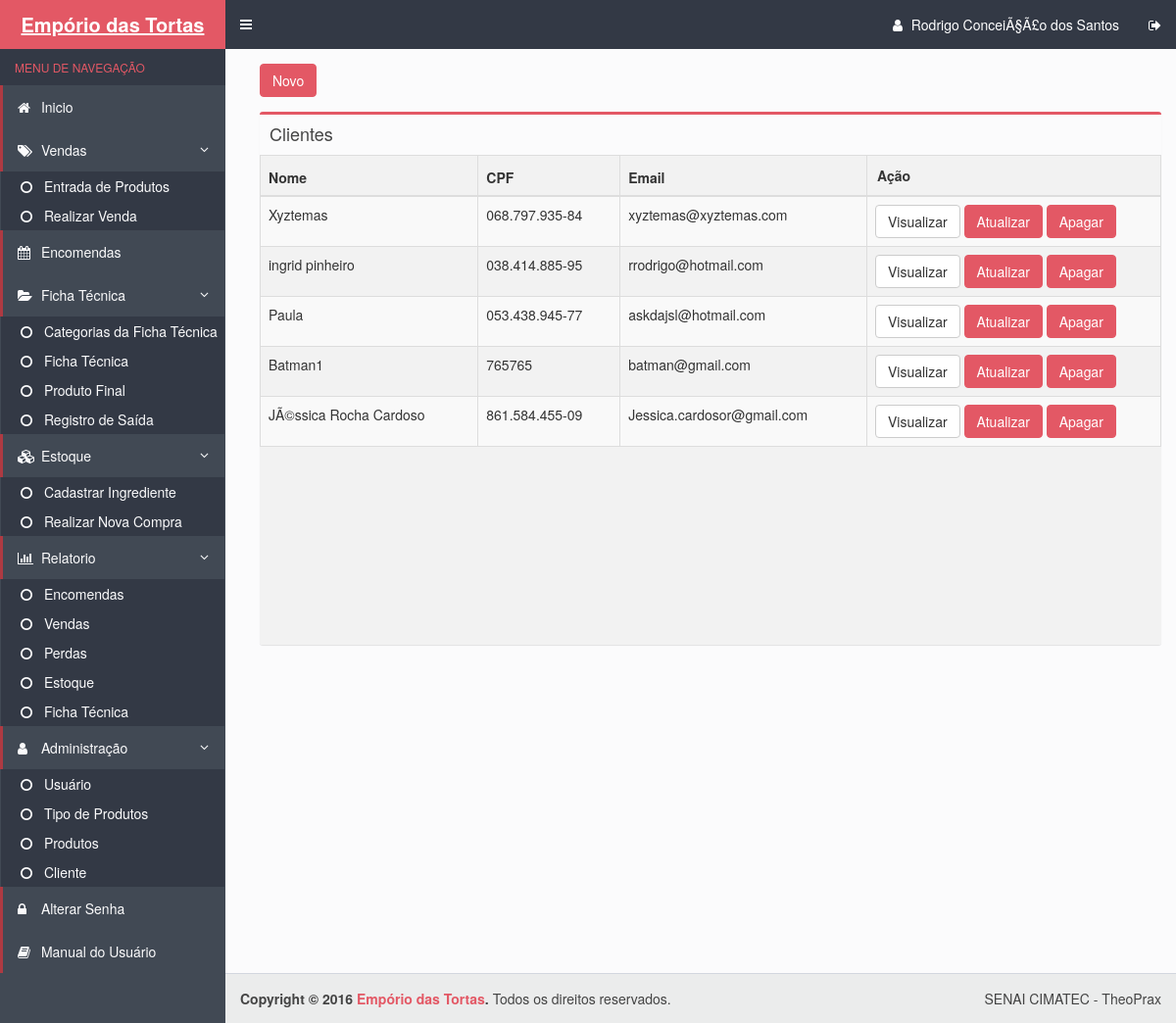
Before: /cliente.php (signed in) with the older database file.
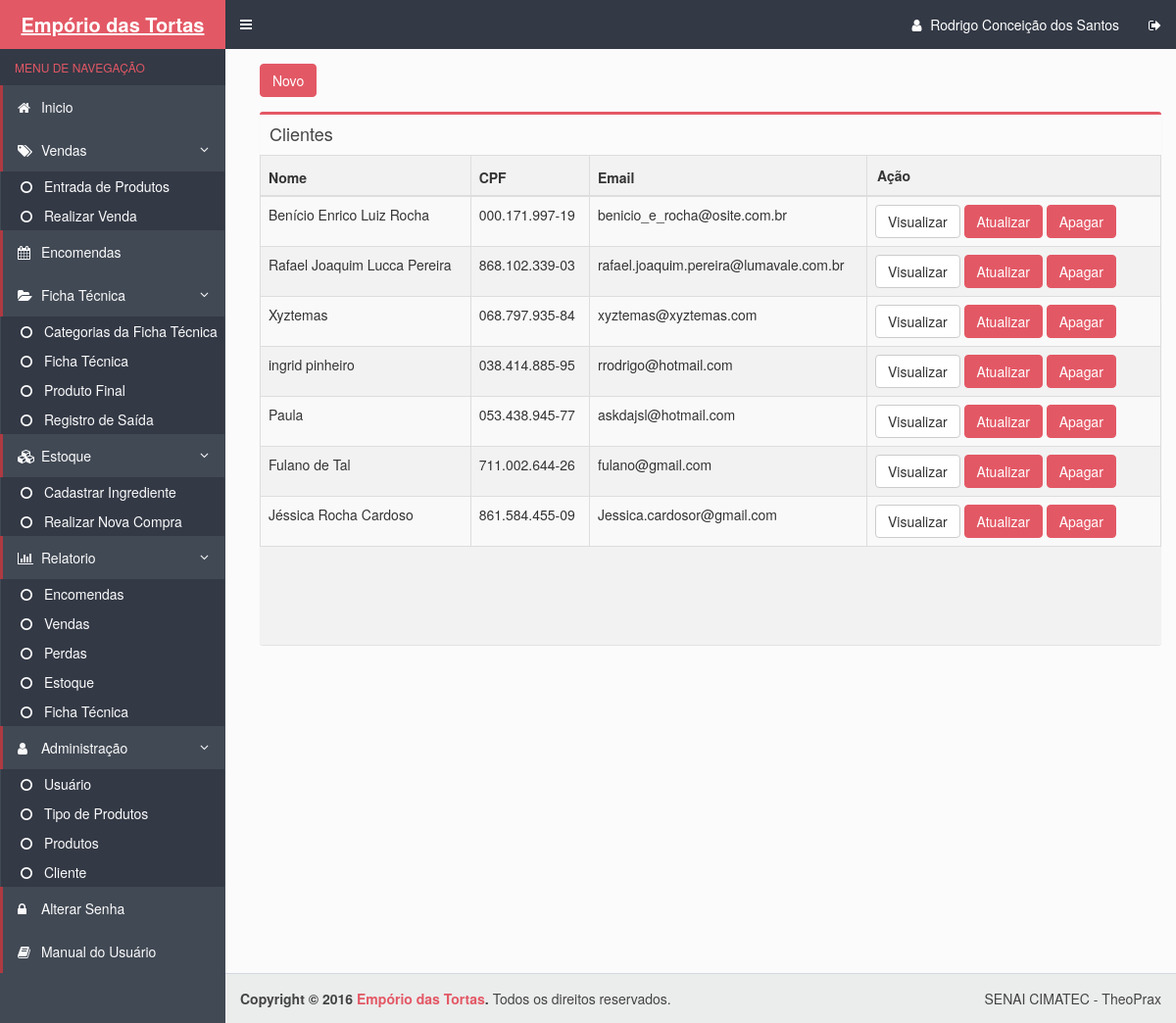
After: the same page with the newer database file.
### tables this page shows
CREATE TABLE IF NOT EXISTS `clientes` (
  `cod_cliente` int(11) NOT NULL AUTO_INCREMENT,
  `nome` varchar(100) NOT NULL,
  `cpf` varchar(14) NOT NULL,
  `email` varchar(150) DEFAULT NULL,
  `telefone` varchar(15) DEFAULT NULL,
  `endereco` varchar(400) DEFAULT NULL,
  `cnpj` varchar(19) NOT NULL,
  `celular` varchar(15) DEFAULT NULL,
  `whats` enum('f','t') NOT NULL DEFAULT 'f',
  `ponto_referencia` varchar(100) NOT NULL,
  `categoria_cliente` varchar(30) NOT NULL,
  PRIMARY KEY (`cod_cliente`),
  UNIQUE KEY `cpf_2` (`cpf`),
  UNIQUE KEY `cpf` (`cpf`,`email`)
);

### cliente.php (the view, shortened to what this page needs)
<!DOCTYPE html>
 <html>
  <head>
    <link rel="stylesheet" href="bootstrap/css/bootstrap.css">
    <link rel="stylesheet" href="https://maxcdn.bootstrapcdn.com/font-awesome/4.4.0/css/font-awesome.min.css">
    <link rel="stylesheet" href="https://code.ionicframework.com/ionicons/2.0.1/css/ionicons.min.css">
    <link rel="stylesheet" href="dist/css/AdminLTE.css">
    <link rel="stylesheet" href="dist/css/skins/skin-blue.css">
  </head>
  <body class="hold-transition skin-blue sidebar-mini">
    <div class="wrapper">
      <?php include_once("includes/header.php") ?>
      <?php include_once("includes/menu.php") ?>
      <div class="content-wrapper">
        <section class="content">
          <div class="row">
            <div class="col-xs-12">
             <a class="btn btn-danger" href="forms/cadastrar_cliente.php">Novo</a>
             <section class="content-header">
          </section>
              <div class="box">
                <div class="box-header">
                  <h3 class="box-title">Clientes</h3>
                </div>
                <div class="box-body table-responsive no-padding"  style='overflow:auto;' id="scroll">
                  <table id="example" class="views-table cols-6 table table-striped table-bordered">
                    <thead>
                      <tr>
                        <th class="views-field views-field-id">Nome</th>
                        <th class="views-field views-field-id">CPF</th>
                        <th class="views-field views-field-id">Email</th>
                        <th class="views-field views-field-id" id="celula2";>Ação</th>
                    </thead>
                    <tbody>
                       <?php
                          $pdo = Database::connect();
                          $sql = $sql = 'SELECT * FROM clientes ORDER BY cod_cliente DESC';
                          foreach ($pdo->query($sql) as $row) {
                            echo '<tr>';
                            echo '<td>'. $row['nome'] . '</td>';
                            echo '<td>'. $row['cpf'] . '</td>';
                            echo '<td>'. $row['email'] . '</td>';
                            echo '<td width=200>';
                            echo '<a class="btn btn-default" href="DAO/visualizar_cliente.php?id='.$row['cod_cliente'].'">Visualizar</a>';
							echo '<a class="btn btn-danger" href="forms/atualizar_cliente.php?id='.$row['cod_cliente'].'">Atualizar</a>';
                            echo '<a class="btn btn-danger" href="DAO/Excluir_Cliente.php?id='.$row['cod_cliente'].'">Apagar</a>';
                            echo '</td>';
                            echo '</tr>';
                          }
                        ?>
                    </tbody>
                    </table>
                </div>
              </div>
            </div>
          </div>
        </section>
      </div>
    <?php include_once("includes/footer.php") ?>
   <link rel="stylesheet" type="text/css" href="css/bootstrap.css">
    <link rel="stylesheet" type="text/css" href="css/dataTables.bootstrap.min.css">
  </body>
</html>

### includes/header.php (shortened to what this page needs)
<header class="main-header">
        <a href="inicio.php" class="logo">
          <span class="logo-lg"><b>Empório das Tortas</b></span>
        </a>
        <nav class="navbar navbar-static-top" role="navigation">
          <a href="#" class="sidebar-toggle" data-toggle="offcanvas" role="button">
          </a>
          <div class="navbar-custom-menu">
            <ul class="nav navbar-nav">
              <li class="dropdown user user-menu">
                <a href="inicio.php">
                <i class="fa fa-user"></i>
                  <span class="hidden-xs"><?php echo $_SESSION['UsuarioNome'];?></span>
                </a>
              </li>
              <li>
                <a href="./conexao/logout.php"><i class="fa fa-sign-out"></i></i></a>
              </li>
            </ul>
          </div>
        </nav>
      </header>

Changed rows visible on the page:
added clientes: nome "Benício Enrico Luiz Rocha", cpf "000.171.997-19", email "benicio_e_rocha@osite.com.br"
added clientes: nome "Rafael Joaquim Lucca Pereira", cpf "868.102.339-03", email "rafael.joaquim.pereira@lumavale.com.br"
changed clientes: nome "Batman1" → "Fulano de Tal"; cpf "765765" → "711.002.644-26"; email "batman@gmail.com" → "fulano@gmail.com"
changed clientes "Jessica.cardosor@gmail.com": nome "JÃ©ssica Rocha Cardoso" → "Jéssica Rocha Cardoso"
Other visible differences:
$_SESSION['UsuarioNome']: "Rodrigo ConceiÃ§Ã£o dos Santos" → "Rodrigo Conceição dos Santos"
